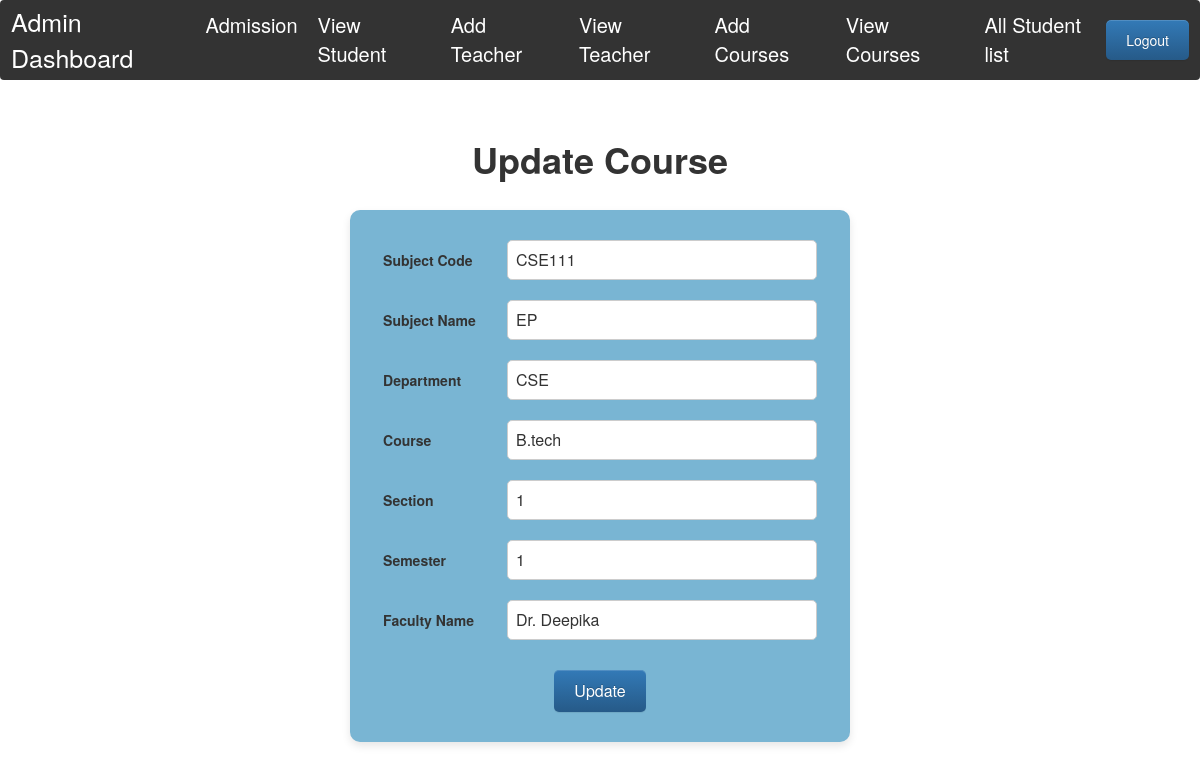
Screenshot of /Admin/CourseControl/update_course.php?course_id=CSE111 (signed in) with the database file from the repository.
### tables this page shows
CREATE TABLE `course` (
  `subcode` varchar(50) NOT NULL,
  `subname` varchar(50) DEFAULT NULL,
  `department` varchar(50) DEFAULT NULL,
  `course` varchar(50) NOT NULL,
  `section` varchar(50) NOT NULL,
  `semester` int(50) DEFAULT NULL,
  `facname` varchar(50) DEFAULT NULL
);

### Admin/CourseControl/update_course.php (the view, shortened to what this page needs)
<?php
    $host="localhost";
    $user="root";
    $password="";
    $db="iiit_b";
    $data=mysqli_connect($host,$user,$password,$db);
    $id=$_GET['course_id'];
    $sql="SELECT * FROM course WHERE subcode='$id' ";
    $result=mysqli_query($data,$sql);
    $info=$result->fetch_assoc();
?>
<!DOCTYPE html>
<html lang="en">
<head>
    <link rel="stylesheet" href="https://cdn.jsdelivr.net/npm/bootstrap@3.3.7/dist/css/bootstrap.min.css">
    <link rel="stylesheet" href="https://cdn.jsdelivr.net/npm/bootstrap@3.3.7/dist/css/bootstrap-theme.min.css">
</head>
<body>
    <?php
            include '../TeacherControl/admin_sidebar.php';
    ?>
        <div class="content">
            <center>
            <h1 style="font-weight:550;">Update Course</h1>
            <br>
            <div class="add_deg">
                <form action="#" method="POST">
                     <div>
                        <label class="label_deg">Subject Code</label>
                        <input type="text" name="subjectcode" value="<?php echo "{$info['subcode']}"; ?>">
                     </div>
                     <div>
                        <label class="label_deg">Subject Name</label>
                        <input type="text" name="subjectname" value="<?php echo "{$info['subname']}"; ?>">
                     </div>
                     <div>
                        <label class="label_deg">Department</label>
                        <input type="text" name="department" value="<?php echo "{$info['department']}"; ?>">
                     </div>
                     <div>
                        <label class="label_deg">Course</label>
                        <input type="text" name="course" value="<?php echo "{$info['course']}"; ?>">
                     </div>
                     <div>
                        <label class="label_deg">Section</label>
                        <input type="text" name="section" value="<?php echo "{$info['section']}"; ?>">
                     </div>
                     <div>
                        <label class="label_deg">Semester</label>
                        <input type="text" name="semester" value="<?php echo "{$info['semester']}"; ?>">
                     </div>
                     <div>
                        <label class="label_deg">Faculty Name</label>
                        <input type="text" name="facultyname" value="<?php echo "{$info['facname']}"; ?>">
                     </div>
                     <div>
                        <input class ="btn btn-primary" type="submit" name="update" value="Update">
                     </div>
                </form>
            </div>
            </center>
        </div>
</body>
</html>

### Admin/CourseControl/update_course.php (style rules this page uses)
.content { margin-top: 5%; }
.label_deg { display: inline-block; text-align: left; width: 120px; padding-top: 10px; padding-bottom: 10px; margin-bottom: 5px; }
.add_deg { background-color: #f2f2f2; width: 500px; padding: 30px; margin: 0 auto; border-radius: 10px; box-shadow: 0 4px 8px rgba(0, 0, 0, 0.1); }
.label_deg { display: inline-block; text-align: left; width: 120px; padding-top: 10px; padding-bottom: 10px; }
.add_deg { background-color: rgb(121, 181, 211); width: 500px; padding: 30px; margin: 0 auto; border-radius: 10px; }
.add_deg form div { margin-bottom: 15px; }
.add_deg form div:last-child { margin-bottom: 0; }
.add_deg form input[type="text"], .add_deg form input[type="number"], .add_deg form input[type="email"], .add_deg form input[type="password"], .add_deg form select, .add_deg form textarea { width: calc(100% - 130px); padding: 8px; font-size: 16px; border-radius: 5px; border: 1px solid #ccc; box-sizing: border-box; }
.add_deg form input[type="submit"] { color: white; padding: 10px 20px; border: none; border-radius: 5px; cursor: pointer; font-size: 16px; margin-top: 10px; }

### Admin/TeacherControl/admin_sidebar.php (style rules this page uses)
.btn { padding: 10px 20px; background-color: #007bff; color: white; border: none; border-radius: 5px; cursor: pointer; }

### rows the page displays
course: subjectcode "CSE111", subjectname "EP", department "CSE", course "B.tech", section "1", semester "1", facultyname "Dr. Deepika"
